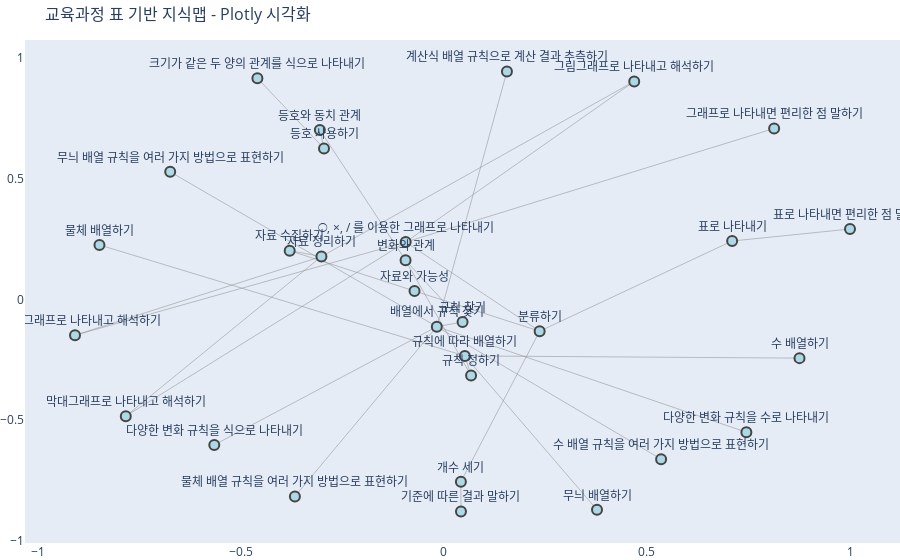

Notebook source saved alongside this figure:
### Code cell
import plotly.graph_objects as go
import networkx as nx

# 숫자 태깅 번호와 라벨 매핑 (교육과정 표 데이터)
nodes_data = {
    "02": "변화와 관계",
    "02-01": "규칙 찾기",
    "02-02": "규칙 정하기",
    "02-03": "등호와 동치 관계",
    "02-01-01": "배열에서 규칙 찾기",
    "02-02-01": "규칙에 따라 배열하기",
    "02-03-01": "등호 사용하기",
    "02-01-01-01": "물체 배열 규칙을 여러 가지 방법으로 표현하기",
    "02-01-01-02": "무늬 배열 규칙을 여러 가지 방법으로 표현하기",
    "02-01-01-03": "수 배열 규칙을 여러 가지 방법으로 표현하기",
    "02-01-01-04": "다양한 변화 규칙을 수로 나타내기",
    "02-01-01-05": "다양한 변화 규칙을 식으로 나타내기",
    "02-01-01-06": "계산식 배열 규칙으로 계산 결과 추측하기",
    "02-02-01-01": "물체 배열하기",
    "02-02-01-02": "무늬 배열하기",
    "02-02-01-03": "수 배열하기",
    "02-03-01-01": "크기가 같은 두 양의 관계를 식으로 나타내기",
    "04": "자료와 가능성",
    "04-01": "분류하기",
    "04-02": "자료 수집하기",
    "04-01-01": "개수 세기",
    "04-01-02": "표로 나타내기",
    "04-01-03": "○, ×, / 를 이용한 그래프로 나타내기",
    "04-02-01": "자료 정리하기",
    "04-01-01-01": "기준에 따른 결과 말하기",
    "04-01-02-01": "표로 나타내면 편리한 점 말하기",
    "04-01-03-01": "그래프로 나타내면 편리한 점 말하기",
    "04-02-01-01": "그림그래프로 나타내고 해석하기",
    "04-02-01-02": "막대그래프로 나타내고 해석하기",
    "04-02-01-03": "꺾은선그래프로 나타내고 해석하기",
}

edges = [
    ("02", "02-01"),
    ("02", "02-02"),
    ("02", "02-03"),
    ("02-01", "02-01-01"),
    ("02-02", "02-02-01"),
    ("02-03", "02-03-01"),
    ("02-01-01", "02-01-01-01"),
    ("02-01-01", "02-01-01-02"),
    ("02-01-01", "02-01-01-03"),
    ("02-01-01", "02-01-01-04"),
    ("02-01-01", "02-01-01-05"),
    ("02-01-01", "02-01-01-06"),
    ("02-02-01", "02-02-01-01"),
    ("02-02-01", "02-02-01-02"),
    ("02-02-01", "02-02-01-03"),
    ("02-03-01", "02-03-01-01"),
    ("04", "04-01"),
    ("04", "04-02"),
    ("04-01", "04-01-01"),
    ("04-01", "04-01-02"),
    ("04-01", "04-01-03"),
    ("04-02", "04-02-01"),
    ("04-01-01", "04-01-01-01"),
    ("04-01-02", "04-01-02-01"),
    ("04-01-03", "04-01-03-01"),
    ("04-01-03", "04-02-01-01"),
    ("04-01-03", "04-02-01-02"),
    ("04-01-03", "04-02-01-03"),
    ("04-02-01", "04-02-01-01"),
    ("04-02-01", "04-02-01-02"),
    ("04-02-01", "04-02-01-03"),
]

# 그래프 생성
G = nx.DiGraph()
G.add_edges_from(edges)

# 노드와 엣지 데이터 생성
pos = nx.spring_layout(G, seed=42)
edge_x = []
edge_y = []
for edge in G.edges:
    x0, y0 = pos[edge[0]]
    x1, y1 = pos[edge[1]]
    edge_x.extend([x0, x1, None])
    edge_y.extend([y0, y1, None])

# 엣지 추적
edge_trace = go.Scatter(
    x=edge_x,
    y=edge_y,
    line=dict(width=0.5, color="#888"),
    hoverinfo="none",
    mode="lines",
)

# 노드 추적
node_x = []
node_y = []
node_text = []
node_hovertext = []
for node in G.nodes:
    x, y = pos[node]
    node_x.append(x)
    node_y.append(y)
    node_text.append(nodes_data[node])  # 노드에 표시할 한글 라벨
    node_hovertext.append(f"태깅 번호: {node}")  # 마우스 호버 시 태깅 번호 표시

node_trace = go.Scatter(
    x=node_x,
    y=node_y,
    mode="markers+text",
    text=node_text,  # 노드에 한글 라벨 표시
    textposition="top center",
    hovertext=node_hovertext,  # 마우스 호버 시 태깅 번호 표시
    marker=dict(size=10, color="lightblue", line_width=2),
)

# Plotly Figure 생성
fig = go.Figure(
    data=[edge_trace, node_trace],
    layout=go.Layout(
        title="교육과정 표 기반 지식맵 - Plotly 시각화",
        titlefont_size=16,
        showlegend=False,
        hovermode="closest",
        margin=dict(b=0, l=0, r=0, t=40),
        xaxis=dict(showgrid=False, zeroline=False),
        yaxis=dict(showgrid=False, zeroline=False),
    ),
)
fig.show()

### Figure 1 — Plotly figure (JSON) as saved in the notebook; plotly's stock layout.template omitted (floating-point values rounded to 4 significant figures)
{"data": [{"hoverinfo": "none", "line": {"color": "#888", "width": 0.5}, "mode": "lines", "type": "scatter", "x": [-0.09429, 0.04608, null, -0.09429, 0.06701, null, -0.09429, -0.3054, null, 0.04608, -0.01734, null, 0.06701, 0.05159, null, -0.3054, -0.2951, null, -0.01734, -0.3668, null, -0.01734, -0.6738, null, -0.01734, 0.5349, null, -0.01734, 0.7448, null, -0.01734, -0.5653, null, -0.01734, 0.1553, null, 0.05159, -0.848, null, 0.05159, 0.377, null, 0.05159, 0.8757, null, -0.2951, -0.4591, null, -0.07225, 0.2358, null, -0.07225, -0.3796, null, 0.2358, 0.04193, null, 0.2358, 0.7098, null, 0.2358, -0.094, null, -0.3796, -0.3014, null, 0.04193, 0.04214, null, 0.7098, 1, null, -0.094, 0.8132, null, -0.094, 0.4687, null, -0.094, -0.7832, null, -0.094, -0.9082, null, -0.3014, 0.4687, null, -0.3014, -0.7832, null, -0.3014, -0.9082, null], "y": [0.1618, -0.09361, null, 0.1618, -0.3153, null, 0.1618, 0.7014, null, -0.09361, -0.1128, null, -0.3153, -0.2338, null, 0.7014, 0.6248, null, -0.1128, -0.8155, null, -0.1128, 0.5279, null, -0.1128, -0.6612, null, -0.1128, -0.5496, null, -0.1128, -0.6021, null, -0.1128, 0.9435, null, -0.2338, 0.2254, null, -0.2338, -0.8707, null, -0.2338, -0.243, null, 0.6248, 0.9154, null, 0.03466, -0.1316, null, 0.03466, 0.2016, null, -0.1316, -0.7547, null, -0.1316, 0.2417, null, -0.1316, 0.2373, null, 0.2016, 0.1775, null, -0.7547, -0.8781, null, 0.2417, 0.2911, null, 0.2373, 0.7073, null, 0.2373, 0.9022, null, 0.2373, -0.4833, null, 0.2373, -0.1482, null, 0.1775, 0.9022, null, 0.1775, -0.4833, null, 0.1775, -0.1482, null]}, {"hovertext": ["태깅 번호: 02", "태깅 번호: 02-01", "태깅 번호: 02-02", "태깅 번호: 02-03", "태깅 번호: 02-01-01", "태깅 번호: 02-02-01", "태깅 번호: 02-03-01", "태깅 번호: 02-01-01-01", "태깅 번호: 02-01-01-02", "태깅 번호: 02-01-01-03", "태깅 번호: 02-01-01-04", "태깅 번호: 02-01-01-05", "태깅 번호: 02-01-01-06", "태깅 번호: 02-02-01-01", "태깅 번호: 02-02-01-02", "태깅 번호: 02-02-01-03", "태깅 번호: 02-03-01-01", "태깅 번호: 04", "태깅 번호: 04-01", "태깅 번호: 04-02", "태깅 번호: 04-01-01", "태깅 번호: 04-01-02", "태깅 번호: 04-01-03", "태깅 번호: 04-02-01", "태깅 번호: 04-01-01-01", "태깅 번호: 04-01-02-01", "태깅 번호: 04-01-03-01", "태깅 번호: 04-02-01-01", "태깅 번호: 04-02-01-02", "태깅 번호: 04-02-01-03"], "marker": {"color": "lightblue", "line": {"width": 2}, "size": 10}, "mode": "markers+text", "text": ["변화와 관계", "규칙 찾기", "규칙 정하기", "등호와 동치 관계", "배열에서 규칙 찾기", "규칙에 따라 배열하기", "등호 사용하기", "물체 배열 규칙을 여러 가지 방법으로 표현하기", "무늬 배열 규칙을 여러 가지 방법으로 표현하기", "수 배열 규칙을 여러 가지 방법으로 표현하기", "다양한 변화 규칙을 수로 나타내기", "다양한 변화 규칙을 식으로 나타내기", "계산식 배열 규칙으로 계산 결과 추측하기", "물체 배열하기", "무늬 배열하기", "수 배열하기", "크기가 같은 두 양의 관계를 식으로 나타내기", "자료와 가능성", "분류하기", "자료 수집하기", "개수 세기", "표로 나타내기", "○, ×, / 를 이용한 그래프로 나타내기", "자료 정리하기", "기준에 따른 결과 말하기", "표로 나타내면 편리한 점 말하기", "그래프로 나타내면 편리한 점 말하기", "그림그래프로 나타내고 해석하기", "막대그래프로 나타내고 해석하기", "꺾은선그래프로 나타내고 해석하기"], "textposition": "top center", "type": "scatter", "x": [-0.09429, 0.04608, 0.06701, -0.3054, -0.01734, 0.05159, -0.2951, -0.3668, -0.6738, 0.5349, 0.7448, -0.5653, 0.1553, -0.848, 0.377, 0.8757, -0.4591, -0.07225, 0.2358, -0.3796, 0.04193, 0.7098, -0.094, -0.3014, 0.04214, 1, 0.8132, 0.4687, -0.7832, -0.9082], "y": [0.1618, -0.09361, -0.3153, 0.7014, -0.1128, -0.2338, 0.6248, -0.8155, 0.5279, -0.6612, -0.5496, -0.6021, 0.9435, 0.2254, -0.8707, -0.243, 0.9154, 0.03466, -0.1316, 0.2016, -0.7547, 0.2417, 0.2373, 0.1775, -0.8781, 0.2911, 0.7073, 0.9022, -0.4833, -0.1482]}], "layout": {"hovermode": "closest", "margin": {"b": 0, "l": 0, "r": 0, "t": 40}, "showlegend": false, "title": {"font": {"size": 16}, "text": "교육과정 표 기반 지식맵 - Plotly 시각화"}, "xaxis": {"showgrid": false, "zeroline": false}, "yaxis": {"showgrid": false, "zeroline": false}}}
